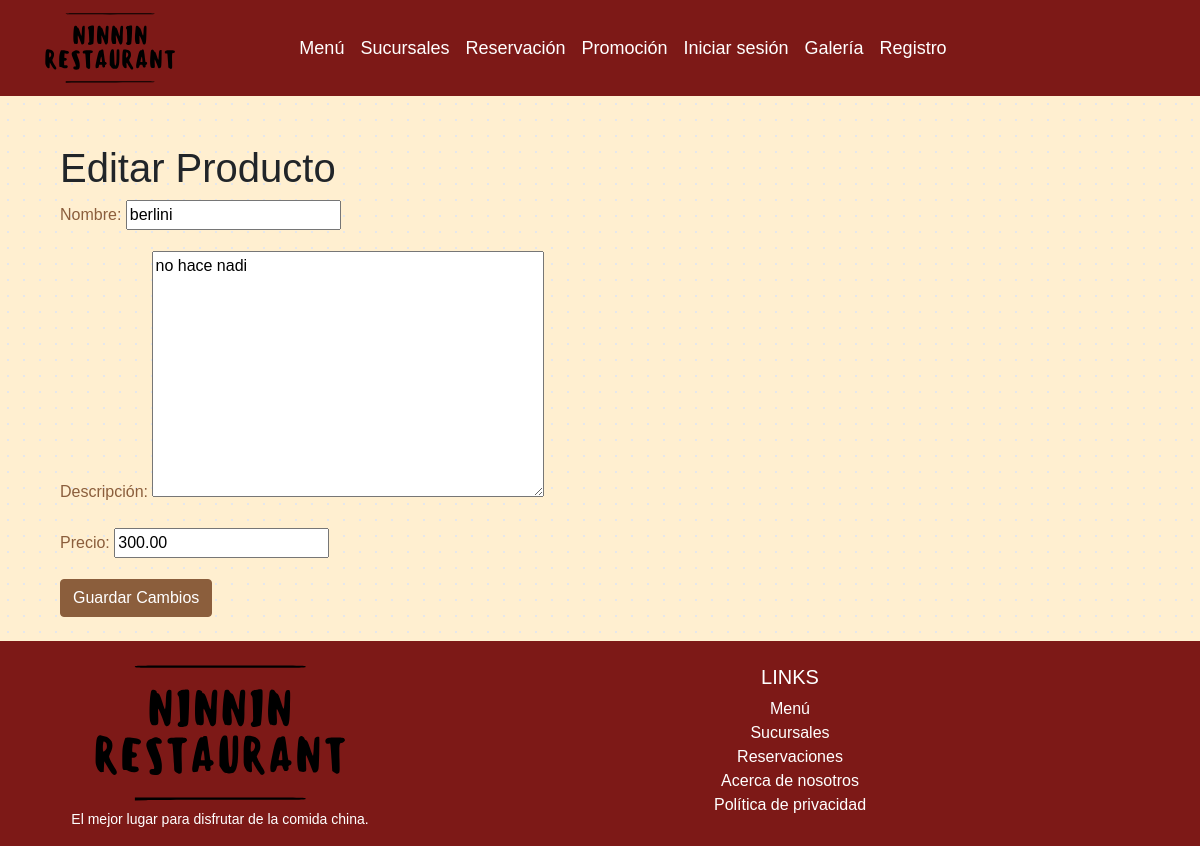
Page /clientes/productos/edit/10/ on the committed database.
### clientes/models.py (models this page shows, shortened)
class Producto(models.Model):
    nombre = models.CharField(max_length=100)
    precio = models.DecimalField(max_digits=10, decimal_places=2)
    descripcion = models.TextField(blank=True)

### clientes/views.py (the view)
# urls.py: path('productos/edit/<int:pk>/', views.producto_edit, name='producto_edit'),
def producto_edit(request, pk):
    producto = get_object_or_404(Producto, pk=pk)
    if request.method == 'POST':
        form = ProductoForm(request.POST, instance=producto)
        if form.is_valid():
            form.save()
            return redirect('crud_producto')
    else:
        form = ProductoForm(instance=producto)
    return render(request, 'productos/producto_edit.html', {'form': form})

### clientes/forms.py
class ProductoForm(forms.ModelForm):
    class Meta:
        model = Producto
        fields = ['nombre', 'precio', 'descripcion']

### clientes/templates/productos/producto_edit.html (shortened to what this page needs)
{% extends "clientes/base.html" %}
{% block content %}
<div class="container mt-5">
    <h1>Editar Producto</h1>
    <form method="POST">
        <div class="form-group">
            <label for="{{ form.nombre.id_for_label }}">Nombre:</label>
            {{ form.nombre }}
        </div>
        <div class="form-group">
            <label for="{{ form.descripcion.id_for_label }}">Descripción:</label>
            {{ form.descripcion }}
        </div>
        <div class="form-group">
            <label for="{{ form.precio.id_for_label }}">Precio:</label>
            {{ form.precio }}
        </div>
        <button type="submit" class="btn btn-primary">Guardar Cambios</button>
    </form>
</div>
{% endblock %}

### mysite/static/Layout/style.css (style rules this page uses)
body { background: radial-gradient(#e5e7eb 1px, transparent 1px); background-color: #FFEFD0; background-size: 16px 16px; font-family: Arial, sans-serif; }
.form-group label { color: #8b5e3c; }
.btn-primary { background-color: #8b5e3c; border-color: #8b5e3c; }

### rows in the picture
Producto: nombre "berlini", descripcion "no hace nadi", precio "300.00"
